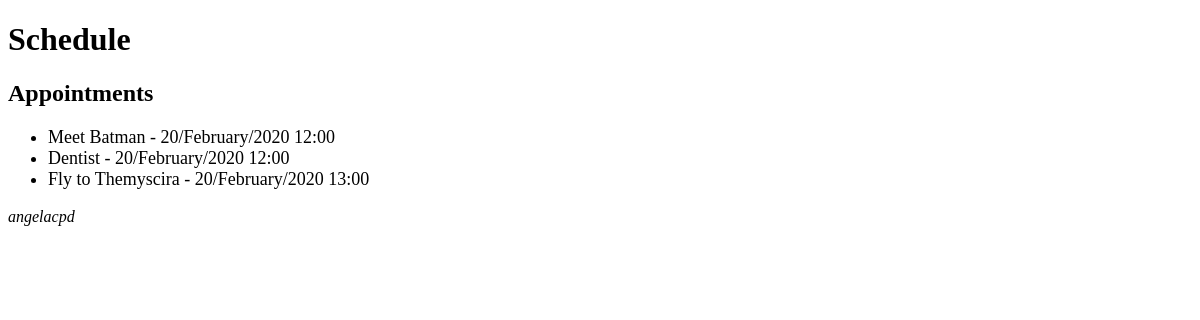
Before: /schedule/ with the older database file.
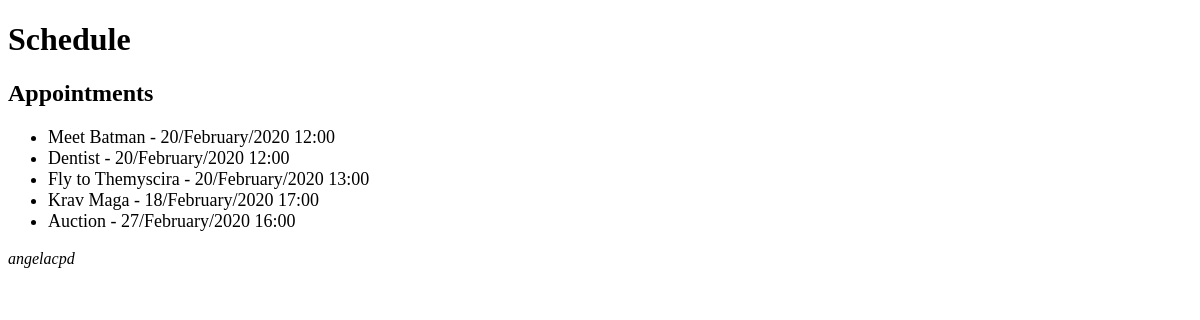
After: the same page with the newer database file.
### core/models.py (models this page shows, shortened)
class Event(models.Model):
    title = models.CharField(max_length=100)
    description = models.TextField(blank=True, null=True)
    event_date = models.DateTimeField(verbose_name='Event Date')
    created_date = models.DateTimeField(auto_now=True)
    user = models.ForeignKey(User, on_delete=models.CASCADE)
    location = models.TextField(max_length=100, blank=True, default='')
    class Meta:
        db_table = 'event'
    def get_event_date(self):
        return self.event_date.strftime('%d/%B/%Y %H:%M')

### core/views.py (the view)
# urls.py: path('schedule/', views.event_list),
def event_list(request):
    event = Event.objects.all()
    data = {'events': event}
    return render(request, 'schedule.html', data)

### templates/schedule.html
{% extends "model-page.html" %}
{% block content %}
    <h2>Appointments</h2>
    <ul style="font-size: 18px">
        {% for event in events %}
            <li>{{ event.title }} - {{ event.get_event_date}}</li>
        {% endfor %}
    </ul>
{% endblock %}

### templates/model-page.html
<!DOCTYPE html>
<html lang="en">
<head>
    {% include "model-header.html" %}
</head>
<body>
    {% block content %}{% endblock %}
    {% include "model-footer.html" %}
</body>
</html>

### templates/model-header.html (shortened to what this page needs)
<h1>Schedule</h1>

### templates/model-footer.html
<p><i>angelacpd</i></p>

Changed rows visible on the page:
added Event: title "Krav Maga", get_event_date "18/February/2020 17:00"
added Event: title "Auction", get_event_date "27/February/2020 16:00"
